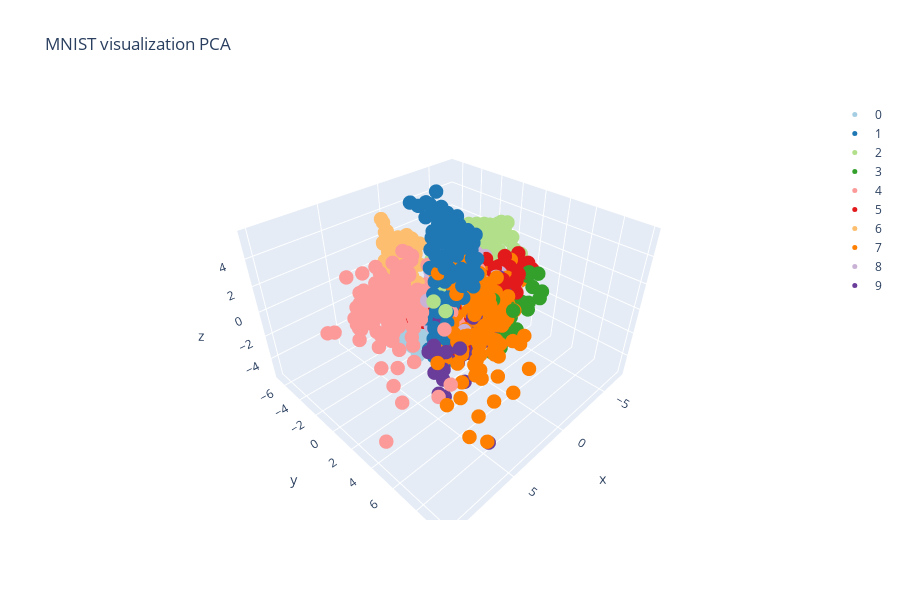

Write notebook code for a chart like this one.
### Code cell
digits_3d = pd.DataFrame({
    'x': S_pca_[:, 0], 
    'y': S_pca_[:, 1], 
    'z': S_pca_[:, 2],
    'label': dg['target'],
})

colors = cl.scales['10']['qual']['Paired']
data = []

for i in range(10):
    x = digits_3d[digits_3d['label'].astype('int') == i]['x']
    y = digits_3d[digits_3d['label'].astype('int') == i]['y']
    z = digits_3d[digits_3d['label'].astype('int') == i]['z']
    
    color = colors[i]
    
    trace = {
        'name': str(i),
        'x': x,
        'y': y,
        'z': z,
        'type': 'scatter3d',
        'mode': 'markers',
        'marker': {
            'size': 5,
            'color': color 
        }
    }
    data.append(trace)

layout = go.Layout(
    title='MNIST visualization PCA',
    width=900,
    height=600
)

fig = go.Figure(data=data, layout=layout)

iplot(fig, show_link = False)

### Figure 1 — Plotly figure (JSON) as saved in the notebook; plotly's stock layout.template omitted (floating-point values rounded to 4 significant figures; data arrays with more than 128 entries replaced by an {"elided": "..."} marker saying what was removed)
{"data": [{"marker": {"color": "rgb(166,206,227)", "size": 5}, "mode": "markers", "name": "0", "type": "scatter3d", "x": {"elided": "178 float values"}, "y": {"elided": "178 float values"}, "z": {"elided": "178 float values"}}, {"marker": {"color": "rgb(31,120,180)", "size": 5}, "mode": "markers", "name": "1", "type": "scatter3d", "x": {"elided": "182 float values"}, "y": {"elided": "182 float values"}, "z": {"elided": "182 float values"}}, {"marker": {"color": "rgb(178,223,138)", "size": 5}, "mode": "markers", "name": "2", "type": "scatter3d", "x": {"elided": "177 float values"}, "y": {"elided": "177 float values"}, "z": {"elided": "177 float values"}}, {"marker": {"color": "rgb(51,160,44)", "size": 5}, "mode": "markers", "name": "3", "type": "scatter3d", "x": {"elided": "183 float values"}, "y": {"elided": "183 float values"}, "z": {"elided": "183 float values"}}, {"marker": {"color": "rgb(251,154,153)", "size": 5}, "mode": "markers", "name": "4", "type": "scatter3d", "x": {"elided": "181 float values"}, "y": {"elided": "181 float values"}, "z": {"elided": "181 float values"}}, {"marker": {"color": "rgb(227,26,28)", "size": 5}, "mode": "markers", "name": "5", "type": "scatter3d", "x": {"elided": "182 float values"}, "y": {"elided": "182 float values"}, "z": {"elided": "182 float values"}}, {"marker": {"color": "rgb(253,191,111)", "size": 5}, "mode": "markers", "name": "6", "type": "scatter3d", "x": {"elided": "181 float values"}, "y": {"elided": "181 float values"}, "z": {"elided": "181 float values"}}, {"marker": {"color": "rgb(255,127,0)", "size": 5}, "mode": "markers", "name": "7", "type": "scatter3d", "x": {"elided": "179 float values"}, "y": {"elided": "179 float values"}, "z": {"elided": "179 float values"}}, {"marker": {"color": "rgb(202,178,214)", "size": 5}, "mode": "markers", "name": "8", "type": "scatter3d", "x": {"elided": "174 float values"}, "y": {"elided": "174 float values"}, "z": {"elided": "174 float values"}}, {"marker": {"color": "rgb(106,61,154)", "size": 5}, "mode": "markers", "name": "9", "type": "scatter3d", "x": {"elided": "180 float values"}, "y": {"elided": "180 float values"}, "z": {"elided": "180 float values"}}], "layout": {"height": 600, "title": {"text": "MNIST visualization PCA"}, "width": 900}}
